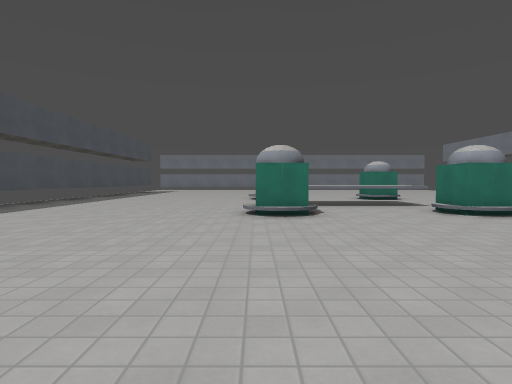
view 1 (above)

15 first-person views from a walk through a 3-D level made in the Godot game engine. The camera is 1.3 m above the floor, tilts 2° down and sees 80° across. The floor is counted in squares, 2 m on a side. Each view is taken from the middle of a square. On the plan, view 1 faces up. The plan holds only what a view shows up to about 10 squares ahead; the rest is blank. Surface patterns are stand-ins for the level's own textures.

view 2
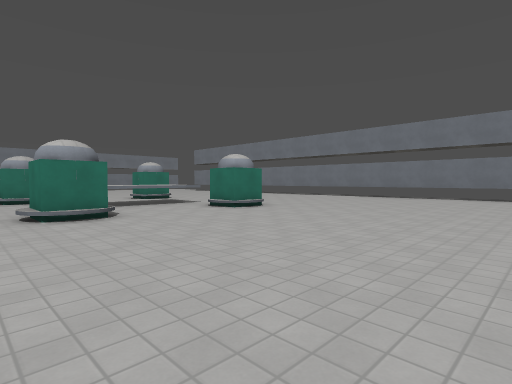

view 3
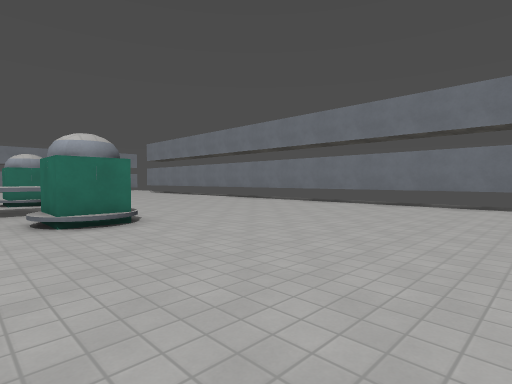

view 4
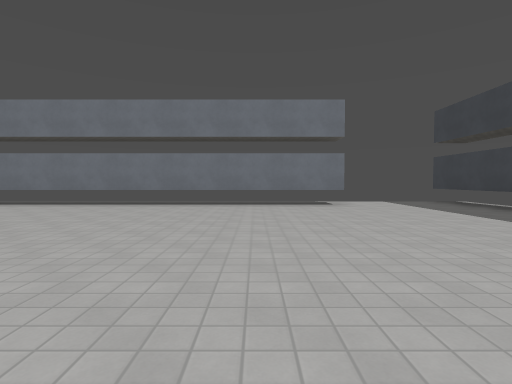

view 5
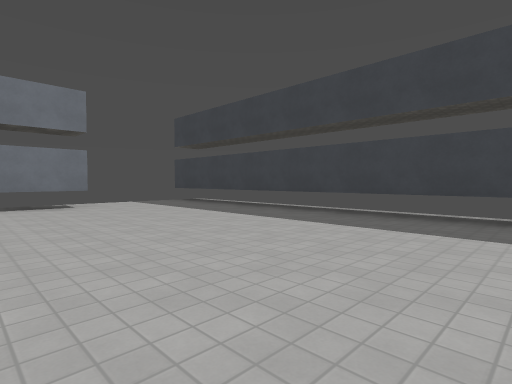

view 6
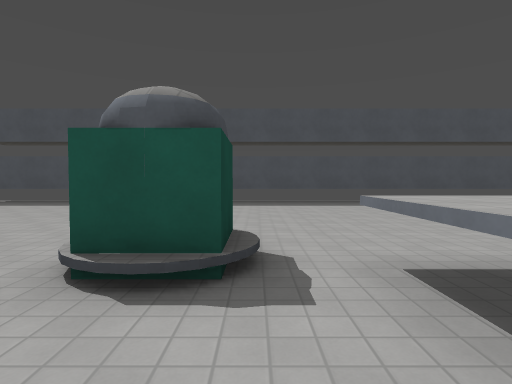

view 7
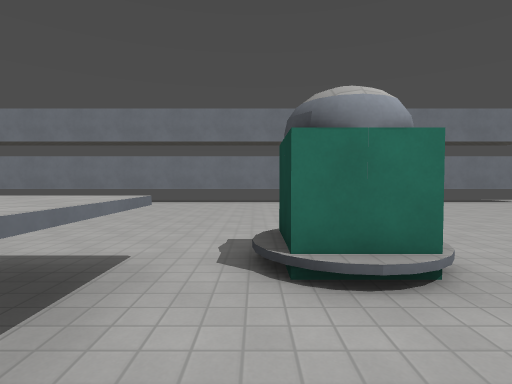

view 8
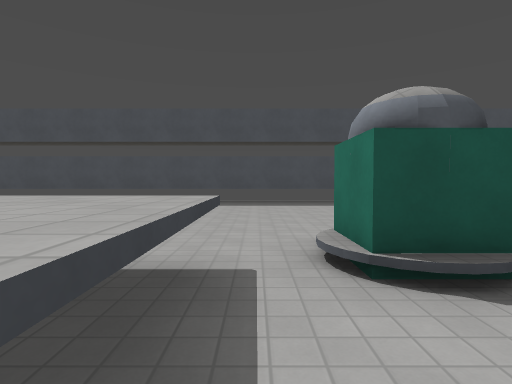

view 9
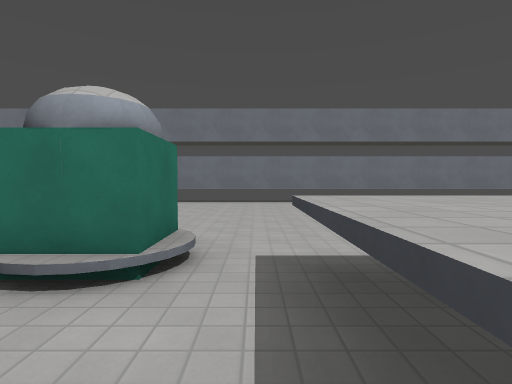

view 10
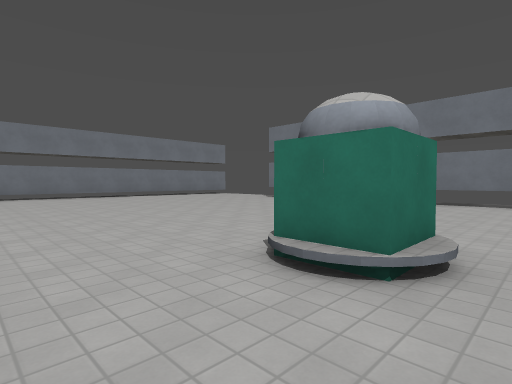

view 11
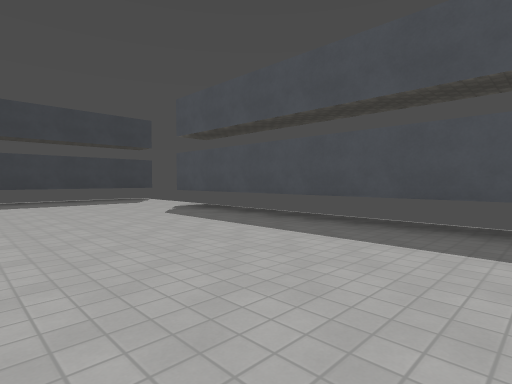

view 12
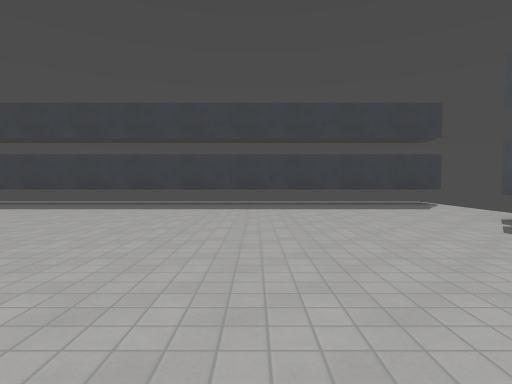

view 13
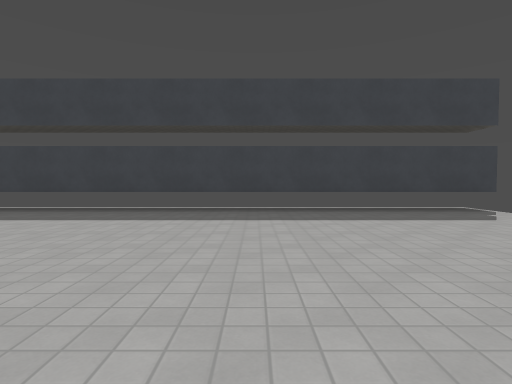

view 14
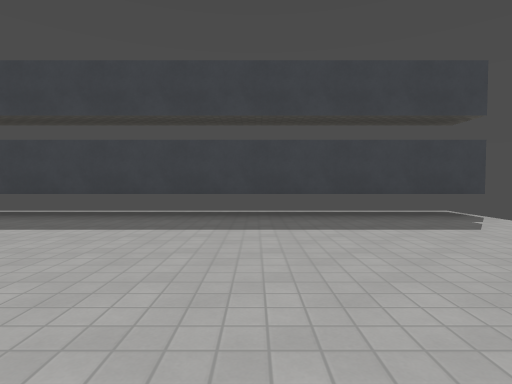

view 15
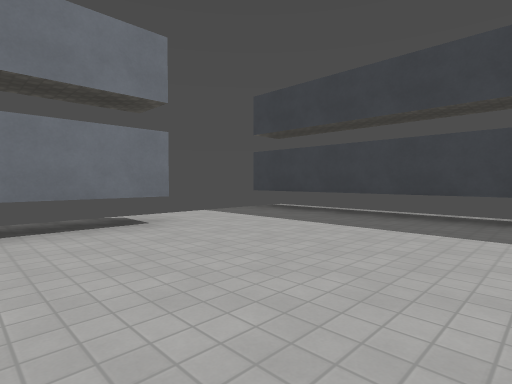

### Floor plan
Key: @ floor where view 1 was taken; # wall or solid block; . floor; / step, stairs or slope; ^ raised ledge.
Columns run from 7 left of view 1 to 13 right of it. Each row starts with its distance up from view 1.
 22           ..
 21           ...
 20           ....
 19           .....
 18           ......
 17           .......
 16           .......
 15 #        .......   #
 14 #        ......    #
 13 #        .....     #
 12 #...    /..//  ....#
 11 #......#/..#/......#
 10 #..................#
  9 #.......^^^^.......#
  8 #.......^^^^.......#
  7 #......//..//......#
  6 #......#/..#/......#
  5 #..................#
  4 #..................#
  3 #..................#
  2 #..................#
  1 #..................#
  0 #......@...........#
 -1 #..................#
 -2 ....................
 -3 ....................
 -4 ....................
 -5 #####################

Where each view was taken, in squares from view 1:
view 1: 0 up, 0 right, facing up
view 2: 0 up, 1 left, facing up-right
view 3: 1 up, 3 right, facing up-right
view 4: 1 up, 3 right, facing right
view 5: 1 up, 3 right, facing down-right
view 6: 7 up, 3 right, facing left
view 7: 7 up, 2 right, facing right
view 8: 10 up, 3 right, facing left
view 9: 10 up, 2 right, facing right
view 10: 10 up, 2 right, facing up-right
view 11: 6 up, 2 left, facing down-left
view 12: 4 up, 2 left, facing down
view 13: 2 up, 2 left, facing down
view 14: 1 up, 3 left, facing down
view 15: 1 up, 7 right, facing down-right
